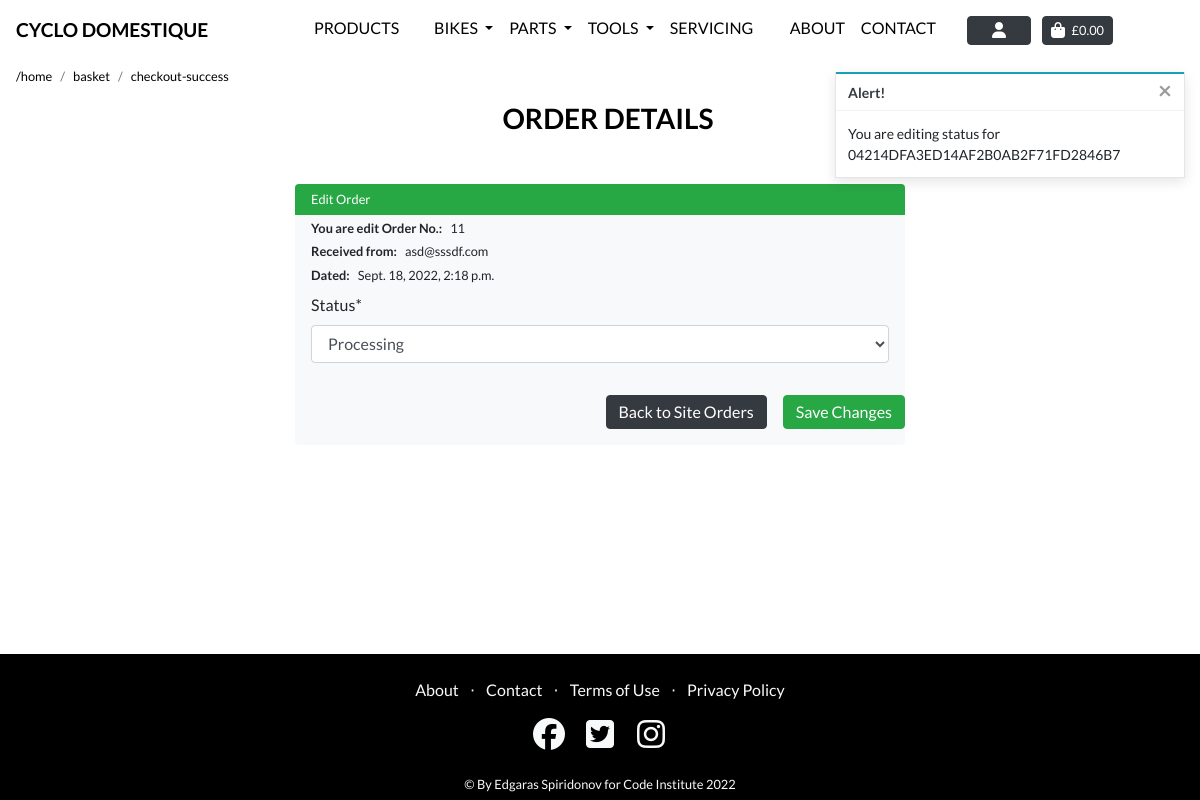
Page /profile/order/edit/04214DFA3ED14AF2B0AB2F71FD2846B7/ (signed in) on the earlier database version.
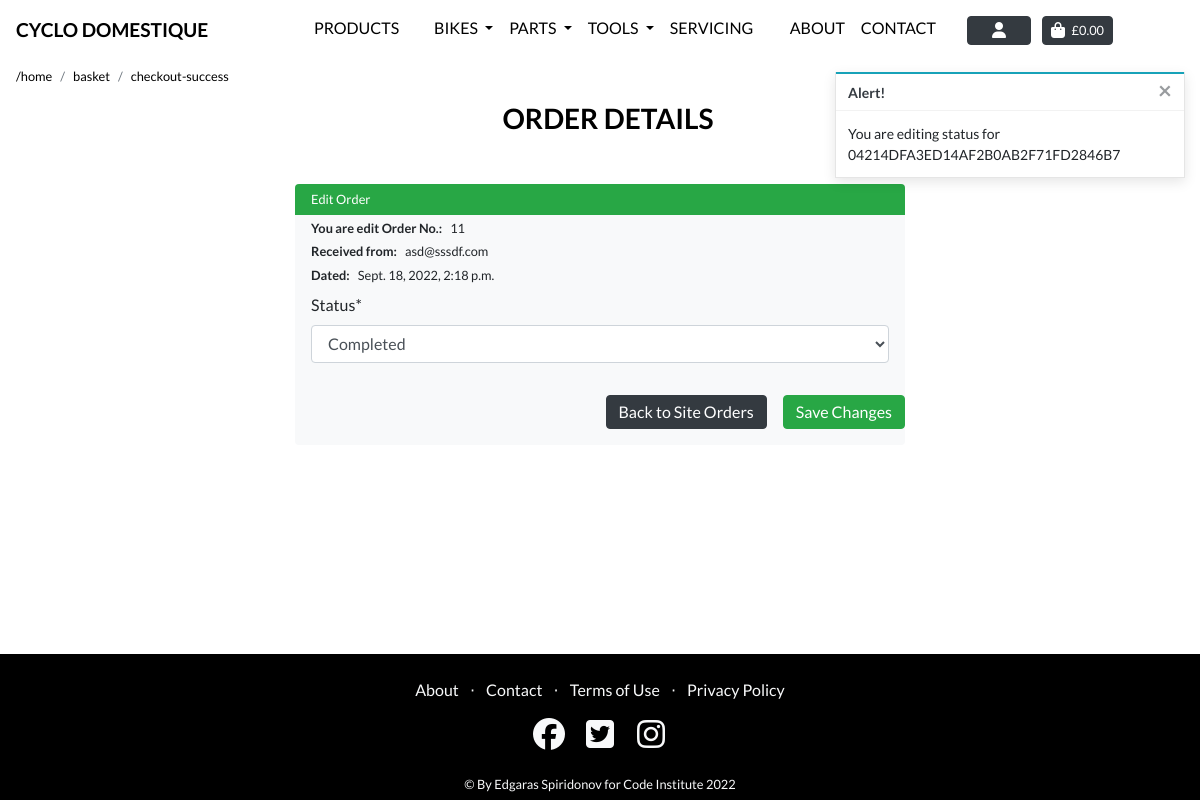
Same page on the later database version.
### checkout/models.py (models this page shows, shortened)
class Order(models.Model):
    order_number = models.CharField(max_length=32, null=False, editable=False)
    user_profile = models.ForeignKey(UserProfile, on_delete=models.SET_NULL,
                                     null=True, blank=True,
                                     related_name='orders')
    full_name = models.CharField(max_length=50, null=False, blank=False)
    email = models.EmailField(max_length=254, null=False, blank=False)
    phone_number = models.CharField(max_length=20, null=False, blank=False)
    town_or_city = models.CharField(max_length=40, null=False, blank=False)
    street_address1 = models.CharField(max_length=80, null=False, blank=False)
    street_address2 = models.CharField(max_length=80, null=True, blank=True)
    county = models.CharField(max_length=80, null=True, blank=True)
    country = CountryField(blank_label='Country *', null=False, blank=False)
    postcode = models.CharField(max_length=20, null=True, blank=True)
    date = models.DateTimeField(auto_now_add=True)
    delivery_cost = models.DecimalField(max_digits=6,
                                        decimal_places=2,
                                        null=False, default=0)
    order_total = models.DecimalField(max_digits=10,
                                      decimal_places=2,
                                      null=False, default=0)
    grand_total = models.DecimalField(max_digits=10,
                                      decimal_places=2,
                                      null=False, default=0)
    original_basket = models.TextField(null=False, blank=False, default='')
    stripe_pid = models.CharField(max_length=254,
                                  null=False, blank=False, default='')
    status = models.IntegerField(choices=status, default=0)

### profiles/views.py (the view)
# urls.py: path('order/edit/<order_number>/', views.edit_order, name='edit_order'),
@login_required
def edit_order(request, order_number):
    if not request.user.is_superuser:
        messages.error(request, 'Sorry, only store owners can do that.')
        return redirect(reverse('home'))
    order = get_object_or_404(Order, order_number=order_number)
    if request.method == 'POST':
        form = UpdateOrder(request.POST, instance=order)
        if form.is_valid():
            form.save()
            messages.success(request, 'Successfully updated order!')
            return redirect(reverse('site_orders'))
        else:
            messages.error(request, 'Failed to update order status.'
                           'Please ensure the form is valid.')
    else:
        form = UpdateOrder(instance=order)
        messages.info(request, f'You are editing status '
                      f'for {order.order_number}')
    template = 'profiles/edit_order.html'
    context = {
        'form': form,
        'order': order,
        'on_inventory_page': True
    }
    return render(request, template, context)

### profiles/forms.py
class UpdateOrder(forms.ModelForm):
    class Meta:
        model = Order
        fields = ['status']

### profiles/templates/profiles/edit_order.html (shortened to what this page needs)
{% extends "base.html" %}
{% load static %}
{% block extra_css %}
    <link rel="stylesheet" href="{% static 'checkout/css/checkout.css' %}">
    <link rel="stylesheet" href="{% static 'css/page_navbar.css' %}">
{% endblock %}
{% block page_header %}
<div class="header-container header-mobile">
</div>
{% endblock %}
{% block content %}
<div class="ml-3">
    <div class="col-md-12 px-0 mb-1">
        <nav aria-label="breadcrumb">
          <ol class="breadcrumb bg-transparent pl-0 mb-0  small">
            <li class="breadcrumb-item"><a class="text-black text-lowercase" href="/">/home</a></li>
            <li class="breadcrumb-item"><a class="text-black text-lowercase" href="/basket">basket</a></li>
            <li class="breadcrumb-item"><a class="text-black text-lowercase" href="/checkout/checkout_success/ {{ order.order_number }}">checkout-success</a></li>
          </ol>
        </nav>
    </div>
</div>
<div class="container">
    <div class="row">
        <div class="col">
            <h3 class="text-black text-uppercase font-weight-bold mb-5 text-center pl-3"> Order Details </h3>
        </div>
    </div>
    <div class="row">
        <div class="col-2 d-none d-md-block d-lg-block d-xl-block"></div>
        <div class="col-12 col-md-8 ">
            <form method="POST" action="{% url 'edit_order' order.order_number %}" class="form bg-light rounded " enctype="multipart/form-data">
                <h5 class="pl-3 bg-success rounded-top text-white font-weight-normal small py-2 mb-0">Edit Order</h5>
                <div class="px-3">
                    <p class="pt-1 m-0 small"><span class="font-weight-bold pr-2">You are edit Order No.:</span>{{ order.pk}}</p>
                    <p class="pt-1 m-0 small"><span class="font-weight-bold pr-2">Received from:</span>{{ order.email}}</p>
                    <p class="pt-1 m-0 small"><span class="font-weight-bold pr-2">Dated:</span>{{ order.date}}</p>
                </div>
                <div class="px-3 mt-2">
                    {% for field in form %}
                        {{ field | as_crispy_field  }}
                    {% endfor %}
                </div>
                <div class="text-right py-3 mb-5">
                    <a class="btn  btn-dark rounded flex-column py-1 mr-3" href="{% url 'site_orders' %}">Back to Site Orders</a>
                    <button class="btn btn-success rounded flex-column py-1 float-right" type="submit">Save Changes</button>
                </div>
            </form>
    </div>
</div>
{% include "includes/footer.html" %}
{% endblock %}

Differences in the rows shown:
changed Order "asd@sssdf.com": status "Processing" → "Completed"
